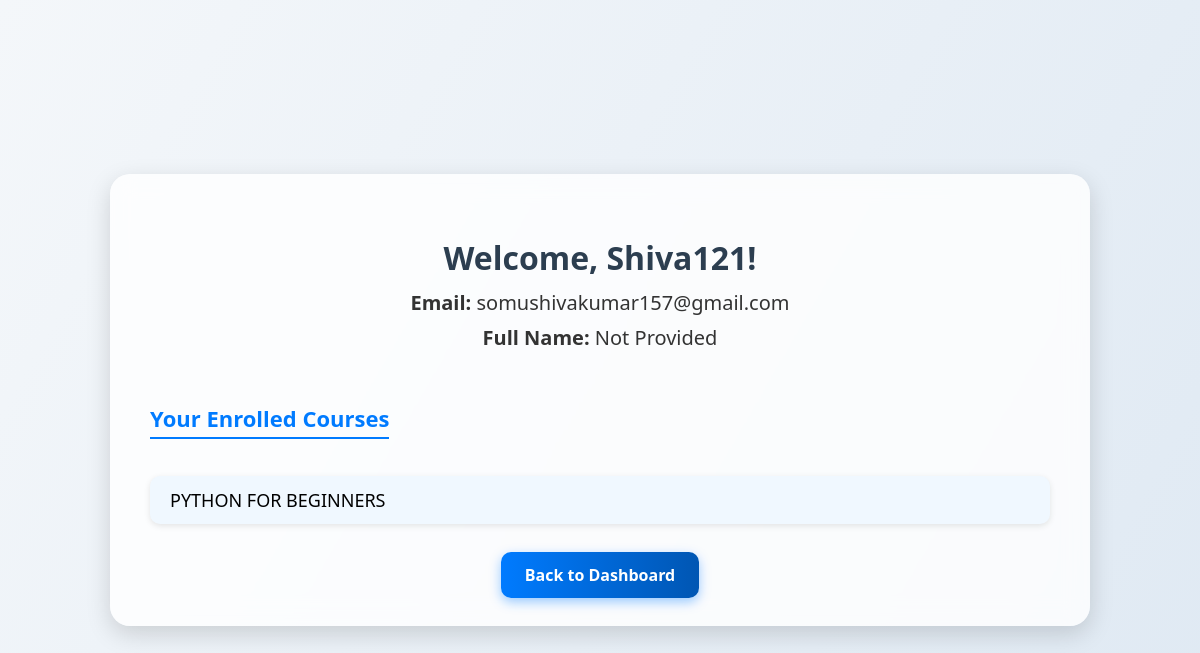
Screenshot of /profile/ (signed in) with the database file from the repository.
### core/models.py (models this page shows, shortened)
class CustomUser(AbstractUser):
    bio = models.TextField(blank=True, null=True)

class Course(models.Model):
    CATEGORY_CHOICES = [
        ('programming', 'Programming'),
        ('math', 'Mathematics'),
        ('science', 'Science'),
        ('business', 'Business'),
        ('other', 'Other'),
    ]
    title = models.CharField(max_length=255, unique=True)
    description = CKEditor5Field()
    key_points = CKEditor5Field()
    category = models.CharField(max_length=50, choices=CATEGORY_CHOICES, default='other')
    created_at = models.DateTimeField(auto_now_add=True)
    updated_at = models.DateTimeField(auto_now=True)
    instructor = models.ForeignKey(settings.AUTH_USER_MODEL, related_name='courses', on_delete=models.SET_NULL, null=True)

### core/views.py (the view)
# urls.py: path('profile/', views.profile, name='profile'),
def profile(request):
    user = request.user
    enrolled_courses = Course.objects.filter(enrollments__user=user)  # Assuming Enrollment model
    return render(request, 'core/profile.html', {'user': user, 'enrolled_courses': enrolled_courses})

### core/templates/core/profile.html (shortened to what this page needs)
<!DOCTYPE html>
<html lang="en">
<head>
</head>
<body>
    <div class="profile-card">
        <h1>Welcome, {{ user.username }}!</h1>
        <div class="profile-info">
            <p><strong>Email:</strong> {{ user.email }}</p>
            <p><strong>Full Name:</strong>
                {% if user.first_name or user.last_name %}
                    {{ user.first_name }} {{ user.last_name }}
                {% else %}
                    Not Provided
                {% endif %}
            </p>
        </div>
        <div class="courses">
            <h3>Your Enrolled Courses</h3>
            {% if enrolled_courses %}
                <ul>
                    {% for course in enrolled_courses %}
                        <li>{{ course.title }}</li>
                    {% endfor %}
                </ul>
            {% else %}
                <p>You are not enrolled in any courses yet.</p>
            {% endif %}
        </div>
        <div class="back-link">
            <a href="{% url 'dashboard' %}">Back to Dashboard</a>
        </div>
    </div>
</body>
</html>

### core/templates/core/profile.html (style rules this page uses)
body { font-family: 'Segoe UI', Tahoma, Geneva, Verdana, sans-serif; margin: 0; padding: 0; background: linear-gradient(120deg, #f4f7fa, #dfe9f3); display: flex; justify-content: center; align-items: center; min-height: 100vh; }
.profile-card { width: 95%; max-width: 900px; background-color: #ffffffcc; backdrop-filter: blur(12px); padding: 40px; border-radius: 20px; box-shadow: 0 8px 24px rgba(0, 0, 0, 0.15); animation: fadeIn 0.6s ease-in-out; }
h1 { text-align: center; color: #2c3e50; margin-bottom: 10px; }
.profile-info { text-align: center; margin-bottom: 30px; }
.profile-info p { font-size: 20px; margin: 8px 0; color: #333; }
.courses { margin-top: 20px; }
.courses h3 { font-size: 22px; color: #007bff; border-bottom: 2px solid #007bff; display: inline-block; padding-bottom: 4px; }
.courses ul { margin-top: 15px; padding-left: 0; list-style: none; }
.courses li { font-size: 18px; background: #f0f8ff; margin: 10px 0; padding: 12px 20px; border-radius: 10px; box-shadow: 0 2px 6px rgba(0,0,0,0.1); }
.back-link { margin-top: 40px; text-align: center; }
.back-link a { padding: 12px 24px; background: linear-gradient(to right, #007bff, #0056b3); color: white; border-radius: 10px; text-decoration: none; font-size: 16px; font-weight: bold; box-shadow: 0 4px 12px rgba(0, 123, 255, 0.4); transition: transform 0.3s ease; }

### rows the page displays
CustomUser: username "Shiva121", email "somushivakumar157@gmail.com"
Course: title "PYTHON FOR BEGINNERS"
